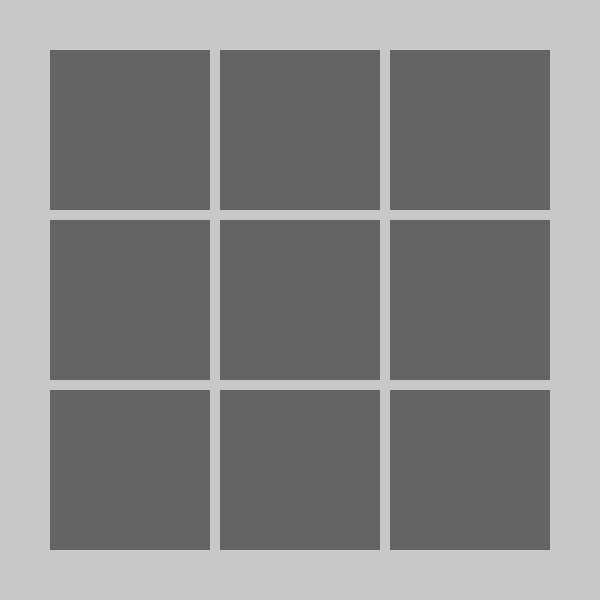
Frame 1 (no input)
Frame 60 (no input): identical to frame 1, image omitted
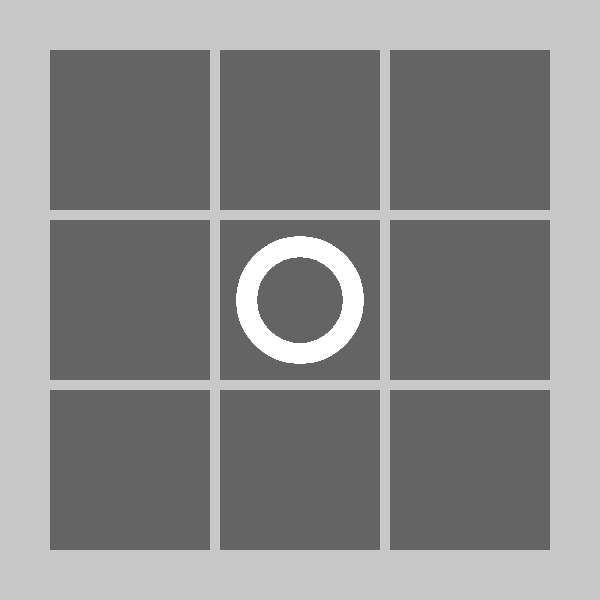
Frame 120 (the mouse pressed at the canvas centre since frame 60)

The p5.js sketch that drew these frames (run headless with seeded random() and noise() and a simulated clock; from frame 60 on, the mouse is pressed at the canvas centre):

// p5.js sketch
// ── sketch.js
let canvasSize = 600;
let border = 50;
let boardSize = canvasSize - 2 * border;
let cellSize = (boardSize - 20) / 3;
let grid = 10;
let boardCells = [
  [],
  [],
  []
];
let boardState = [
  ["", "", ""],
  ["", "", ""],
  ["", "", ""]
];

let playerX = false;

function setup() {
  createCanvas(canvasSize, canvasSize);
  background(200);
  board();
}

function draw() {
  drawState();
}

function mousePressed() {
  for (let i = 0; i < boardCells.length; i++) {
    for (let j = 0; j < 3; j++) {
      if (boardState[i][j] == "") {
        boardState[i][j] = boardCells[i][j].clicked(mouseX, mouseY, playerX);
      }
    }
  }

  playerX = !playerX;
}

function drawState() {
  for (let i = 0; i < boardState.length; i++) {
    for (let j = 0; j < 3; j++) {
      if (boardState[i][j] == "x") {
        boardCells[i][j].drawX();
      } else if (boardState[i][j] == "o") {
        boardCells[i][j].drawO();
      }
    }
  }
}



function board() {
  for (let i = 0; i < boardCells.length; i++) {
    for (let j = 0; j < 3; j++) {
      boardCells[i].push(new Cell(border, cellSize, grid));
    }
  }

  for (let i = 0; i < boardCells.length; i++) {
    for (let j = 0; j < 3; j++) {
      boardCells[i][j].show(i, j);

    }
  }
}
// ── Cell.js
class Cell {

  constructor(border, cellSize, grid) {
    this.border = border;
    this.cellSize = cellSize;
    this.grid = grid;
  }

  show(line, column) {
    this.x = this.border + column * (this.cellSize + this.grid);
    this.y = this.border + line * (this.cellSize + this.grid);

    noStroke();
    fill(100);
    square(this.x, this.y, cellSize);
  }

  drawX() {
    strokeWeight(20);
    stroke(255);
    line(this.x + cellSize / 6,
      this.y + cellSize / 6,
      this.x + cellSize * 5 / 6,
      this.y + cellSize * 5 / 6
    );
    line(this.x + cellSize * 5 / 6,
      this.y + cellSize / 6,
      this.x + cellSize / 6,
      this.y + cellSize * 5 / 6
    );
  }

  drawO() {
    this.centerX = this.x + this.cellSize / 2;
    this.centerY = this.y + this.cellSize / 2;

    strokeWeight(20);
    stroke(255);
    noFill()
    circle(this.centerX, this.centerY, this.cellSize * 2 / 3);
  }

  clicked(clickX, clickY, playerX) {
    let x1 = this.x;
    let x2 = x1 + this.cellSize;
    let y1 = this.y;
    let y2 = y1 + this.cellSize;
    let hit = clickX > x1 && clickX < x2 && clickY > y1 && clickY < y2;

    if (hit) {
      if (playerX) {
        return "x";
      } else {
        return "o"
      }
    }

  }

}
